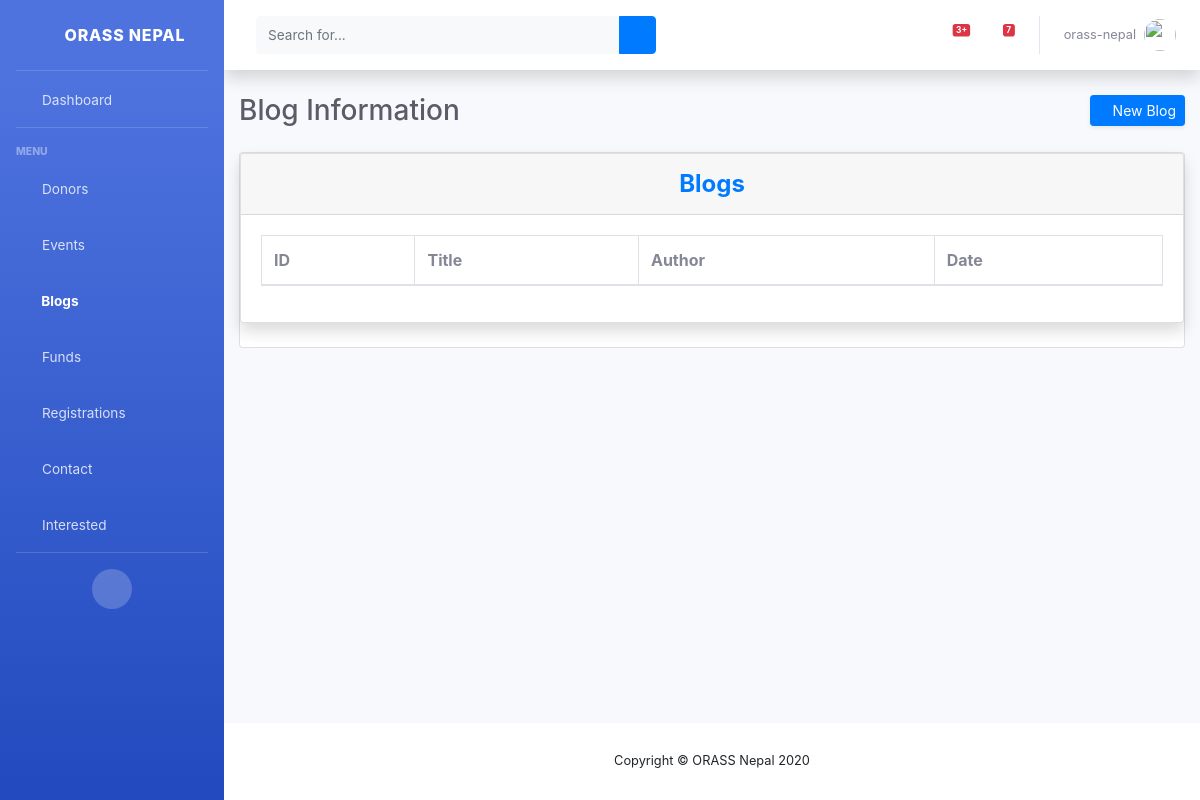
Before: /view/blogs/ (signed in) with the older database file.
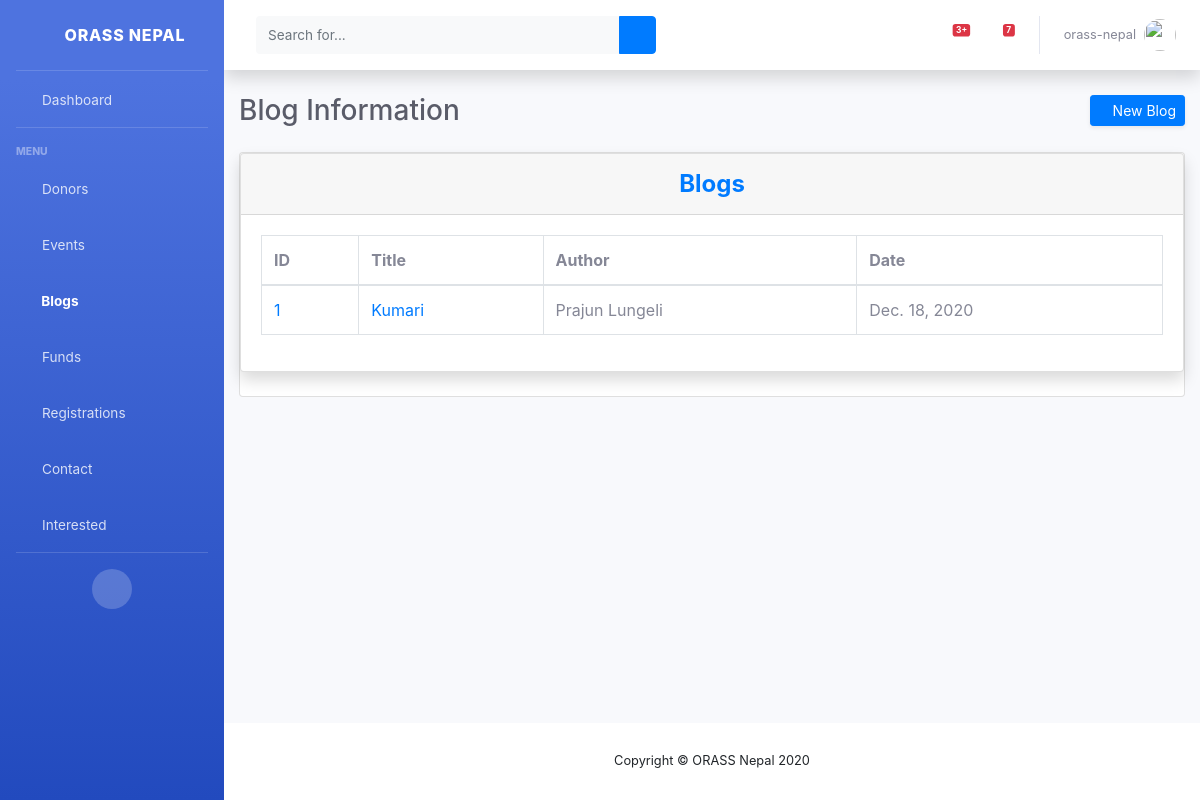
After: the same page with the newer database file.
### web/models.py (models this page shows, shortened)
class Blog(models.Model):
    title = models.CharField(max_length=255)
    category = models.CharField(max_length=150)
    author = models.CharField(max_length=100)
    body = models.TextField()
    post_date = models.DateField(default=timezone.now)
    picture = models.ImageField(upload_to='blog/', null=True, blank=True)

### web/views.py (the view)
# urls.py: path('view/blogs/', login_required(BlogList.as_view(), login_url='/staff'),
class BlogList(ListView):
    model = Blog
    template_name = 'staff/view_blog.html'
    context_object_name = 'blogs'

### web/templates/staff/view_blog.html (shortened to what this page needs)
{% extends "staff/base.html" %}
{% load static %}
{% block css %}
<link href="{% static 'vendor/datatables/dataTables.bootstrap4.min.css' %}" rel="stylesheet">
<link rel="stylesheet" href="https://netdna.bootstrapcdn.com/font-awesome/4.7.0/css/font-awesome.css">
{% endblock css %}
{% block blogActive %}active{% endblock blogActive %}
{% block content %}
<div class="d-sm-flex align-items-center justify-content-between mb-4">
    <h1 class="h3 mb-0 text-gray-800">Blog Information</h1>
    <a href="{% url 'web:blog-creation' %}" class="d-none d-sm-inline-block btn btn-sm btn-primary shadow-sm">
        <i class="fas fa-upload fa-sm text-white-50"></i>
        New Blog
    </a>
</div>
<div class="card mb-12">
    <div class="card shadow mb-4">
        <div class="card-header py-3">
            <h4 class="m-0 font-weight-bold text-primary" style="text-align: center">Blogs</h4>
        </div>
        <div class="card-body">
            <div class="table-responsive">
                <table class="table table-bordered" id="dataTable" width="100%" cellspacing="0">
                    <thead>
                    <tr>
                        <th>ID</th>
                        <th>Title </th>
                        <th>Author</th>
                        <th>Date</th>
                    </tr>
                    </thead>
                    <tbody>
                    {% for blog in blogs %}
                        <tr>
                            <td><a href="{% url 'web:blog-detail' blog.id %}">{{ blog.id }}</a></td>
                            <td><a href="{% url 'web:blog-detail' blog.id %}">{{ blog.title }}</a></td>
                            <td>{{ blog.author }}</td>
                            <td>{{ blog.post_date }}</td>
                        </tr>
                    {% endfor %}
                    </tbody>
                </table>
            </div>
        </div>
    </div>
</div>
{% endblock content %}

Changed rows visible on the page:
added Blog: id "1", title "Kumari", author "Prajun Lungeli", post_date "Dec. 18, 2020"
